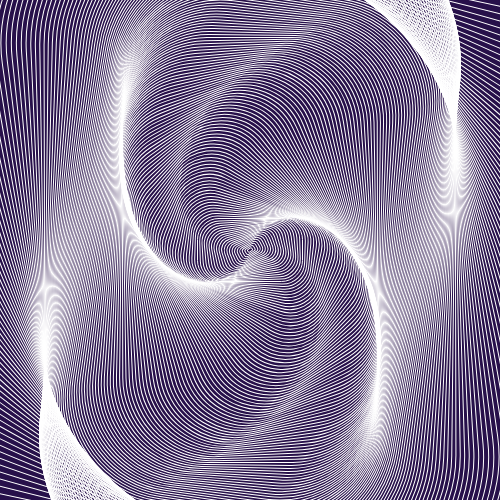
Frame 1 (no input)
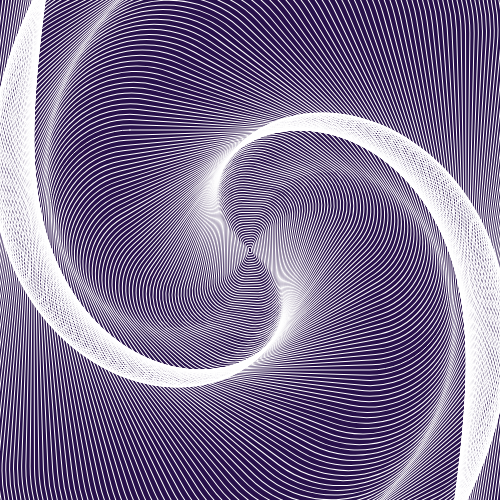
Frame 60 (no input)
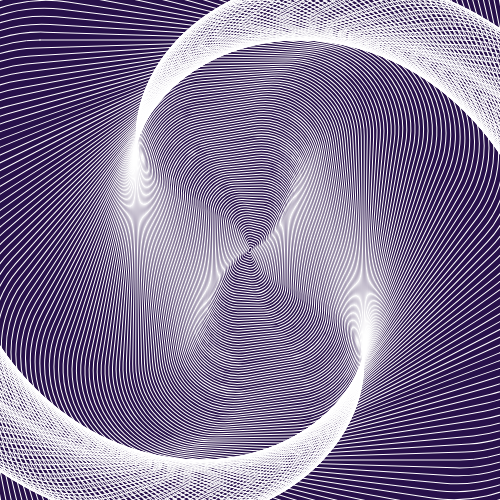
Frame 120 (the mouse pressed at the canvas centre since frame 60)

The p5.js sketch that drew these frames (run headless with seeded random() and noise() and a simulated clock; from frame 60 on, the mouse is pressed at the canvas centre):

// p5.js sketch
// ── sketch.js
function setup() {
  createCanvas(500, 500);
  angleMode(DEGREES)
  rectMode(CENTER)
}

function draw() {
  background(39,16,74)
  noFill()
  stroke(255)
  
  translate(width/2, height/2)
  
  for (var i=0; i<200; i++) {
    
    push()
    
    rotate(sin(frameCount + i) *100)
    
    rect(0,0,1000 - i*5, 600- i*3, 200-i)
    
    pop()
}
}
